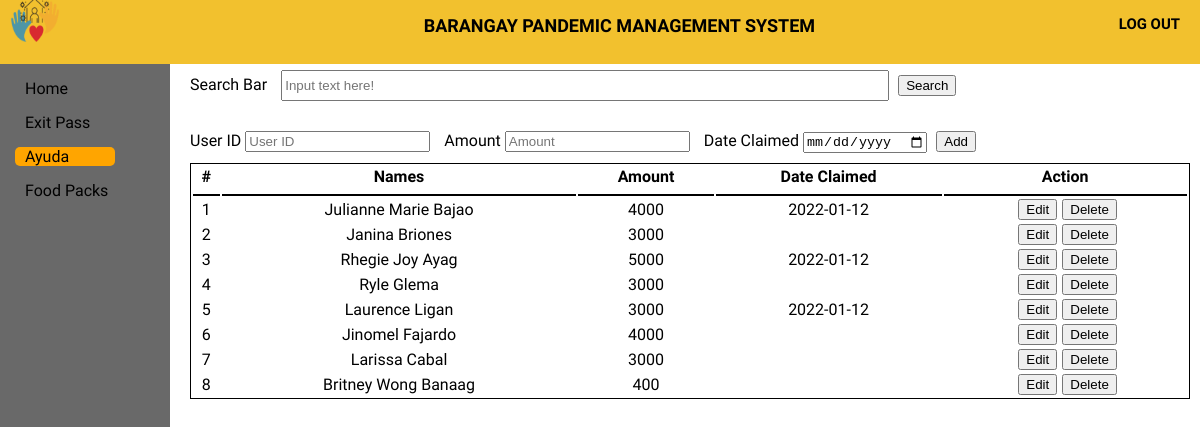
Page /Official/Ayuda/ayuda.php on the earlier database version.
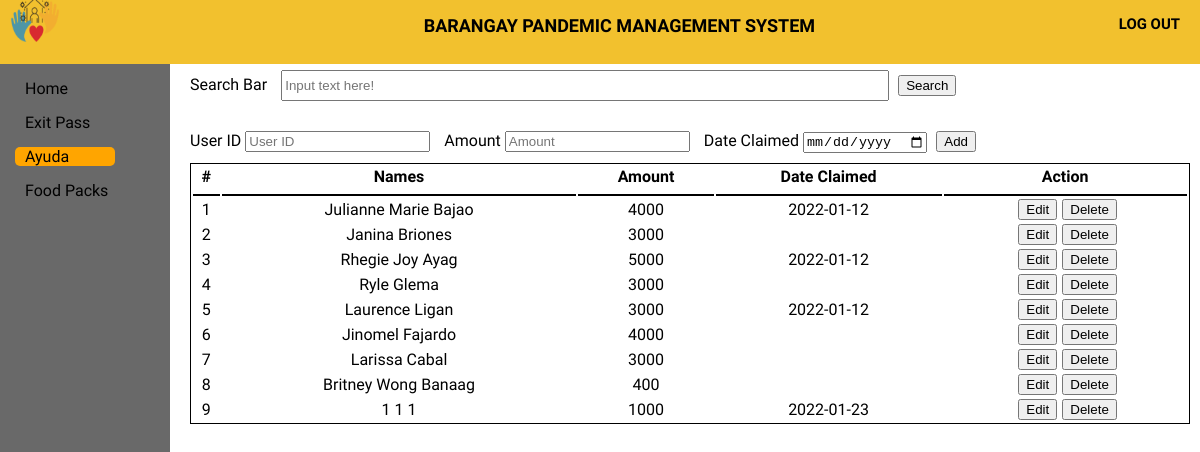
Same page on the later database version.
### tables this page shows
CREATE TABLE `ayuda` (
  `ayudaID` int(11) NOT NULL,
  `userID` int(11) NOT NULL,
  `name2` varchar(50) NOT NULL,
  `amount` int(50) NOT NULL,
  `barangay` varchar(50) NOT NULL,
  `date_claimed` varchar(50) NOT NULL
);

### Official/Ayuda/ayuda.php (the view, shortened to what this page needs)
<!DOCTYPE html>
<html>
<head>
	<link rel="stylesheet" type="text/css" href="ayuda.css">
</head>
<body>
	<header>
		<div class="log_out">
			<a href="log_out" class="logout_btn"><h5>LOG OUT</h5></a>
		</div>
		<div class="title">
			<h5>BARANGAY PANDEMIC MANAGEMENT SYSTEM</h5>
		</div>
		<div class="logobox">
			<img src="logo1.png" class="logo">
		</div>
	</header>
	<div class="sidebar">
		<a href="../home page/home.html"><span>Home</span></a>
		<a href="../ExitPass/exitpass.php"><span>Exit Pass</span></a>
		<a href="../Ayuda/Ayuda.php" id="main"><span>Ayuda</span></a>
		<a href="../Food pack/Food pack.php"><span>Food Packs</span></a>
	</div>
	<div class="content">
		<form action="aresult.php" method="get">
		<div class="Cheader">
			<label>Search Bar</label>
			<input type="text" name="search" id="searchbar" placeholder="Input text here!">
			<button type="submit" >Search</button>
		</div>
		</form>
		<form action="addayuda-check.php" method="POST">
		<div class="Add">
			<label>User ID</label>
			<input type="text" name="userID" id="userID" placeholder="User ID">
			<label>Amount</label>
			<input type="text" name="amount" id="Amount" placeholder="Amount">
			<label>Date Claimed</label>
			<input type="Date" name="date_claimed" id="date_claimed">
			<button type="submit" name="add-ayuda" class="submit">Add</button>
		</div>
		</form>
		<table class="table1">
		  <tr>
		  	<th>#</th>
		    <th>Names</th>
		    <th>Amount</th>
		    <th>Date Claimed</th>
		    <th>Action</th>
		  </tr>
		  <tbody>
					<?php
						require '../Connection/db_conn.php';
						$query = $conn->query("SELECT *  FROM `ayuda`;") or die(mysqli_error());
						while($fetch = $query->fetch_array()){
					?>
						<tr>
							<td><?php echo $fetch['ayudaID']?></td>
							<td><?php echo $fetch['name2']?></td>
							<td><?php echo $fetch['amount']?></td>
							<td><?php echo $fetch['date_claimed']?></td>
    						<td><center></a><a href = "edit-ayuda.php?ayudaID=<?php echo $fetch['ayudaID']?>"><i></i><button>Edit</button></a><a onclick = "confirmationDelete(this); return false;" href = "delete-ayuda.php?ayudaID=<?php echo $fetch['ayudaID']?>"><i></i><button> Delete</button></a></center></td>
  </tr>
 					 <?php
						}
					?>
					</tbody>
		</table>
	</div>
</body>
</html>

Differences in the rows shown:
added ayuda: ayudaID "9", name2 "1 1 1", amount "1000", date_claimed "2022-01-23"
